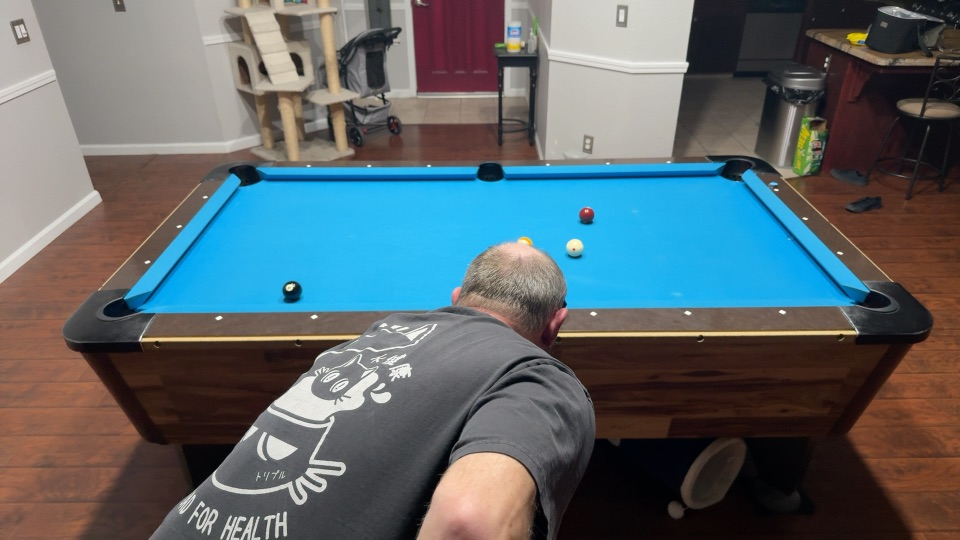
#> input picture 2026-10-26-2312-V3.0.1/shot001-before.jpg, 960 x 540 px, given as the content of the folder 12-V3.0.1/../../../2026-10-26-2312-V3.0.1/shot002-before.jpg, which was not available
$ python hstrip.py ../../../2026-10-26-2312-V3.0.1 ../../../2026-10-26-2312-V3.0.1/shot002-before.jpg ../../../2026-10-26-2312-V3.0.1/shot002-before.jpg
#> lines starting #> are read from the running program, lines starting #| are printed output that depends on the picture
import sys,os
from PIL import Image, ImageDraw
src,out=sys.argv[1],sys.argv[2]; names=sys.argv[3].split(',')
rows=[]
for n in names:
    fs=sorted(f for f in os.listdir(os.path.join(src,n)) if f.endswith('.jpg')); pick=[fs[int(i*(len(fs)-1)/5)] for i in range(6)]
    ims=[Image.open(os.path.join(src,n,f)) for f in pick]; w,h=ims[0].size; s=300/w
#> after `w, h = ims[0].size`: w = 960; h = 540
#> after `s = 300 / w`: s = 0.312
    row=Image.new('RGB',(6*305,int(h*s)+16),'black'); d=ImageDraw.Draw(row)
#> after `row = Image.new('RGB', (6 * 305, int(h * s) + 16), 'black')`: row: PIL image 1830x184 RGB; every value is 0
    for i,im in enumerate(ims): row.paste(im.resize((300,int(h*s))),(i*305,16))
#> this loop made 6 passes
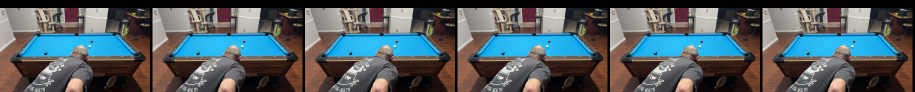
#> row: PIL image 1830x184 RGB (shown at 1/2 size); mean R, G, B 82.6, 92, 95.8
    d.text((4,2),n,fill='yellow'); rows.append(row)
sh=Image.new('RGB',(rows[0].width,sum(r.height for r in rows)),'black'); y=0
for r in rows: sh.paste(r,(0,y)); y+=r.height
#> this loop made 1 pass
#> y on pass 1: 184
#> after the loop, y = 184
sh.save(out,quality=85); print(ims[0].size)
#| (960, 540)

$ run again, on 2026-10-26-2312-V3.0.1/shot003-before.jpg
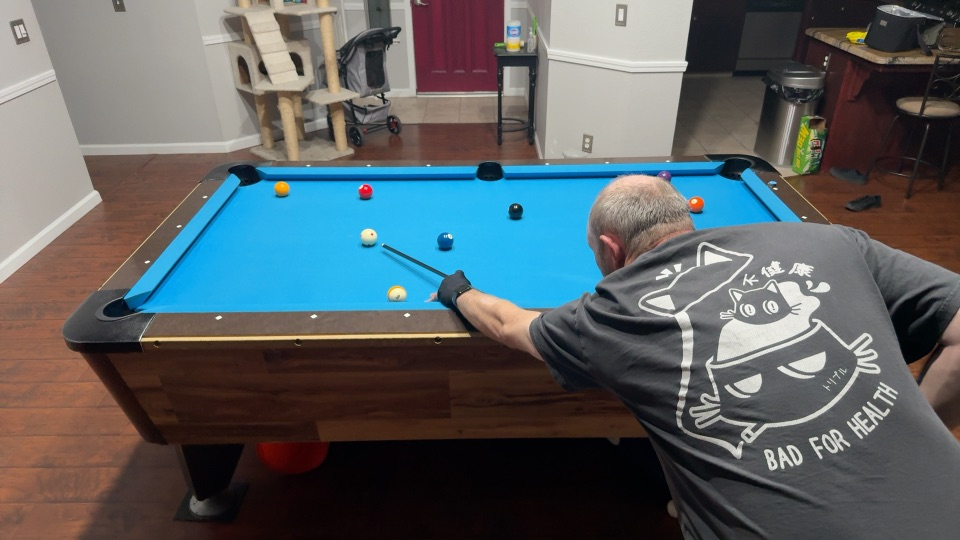
#> input picture 2026-10-26-2312-V3.0.1/shot003-before.jpg, 960 x 540 px, given as the content of the folder 12-V3.0.1/../../../2026-10-26-2312-V3.0.1/shot003-before.jpg, which was not available
#> the loop `for i,im in enumerate(ims): row.paste(im.resize((300,int(h*s))),(i*305..` made 6 passes
#> after the loop `for i,im in enumerate(ims): row.paste(im.resize((300,int(h*s))),(i*305..`:
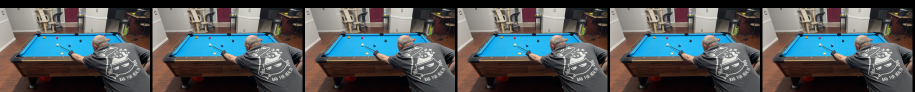
#> row: PIL image 1830x184 RGB (shown at 1/2 size); mean R, G, B 80.9, 86.5, 88.8
#> the loop `for r in rows: sh.paste(r,(0,y)); y+=r.height` made 1 pass
#> y on pass 1: 184
#> after the loop `for r in rows: sh.paste(r,(0,y)); y+=r.height`: y = 184
#| (960, 540)

$ run again, on 2026-10-26-2312-V3.0.1/shot004-before.jpg
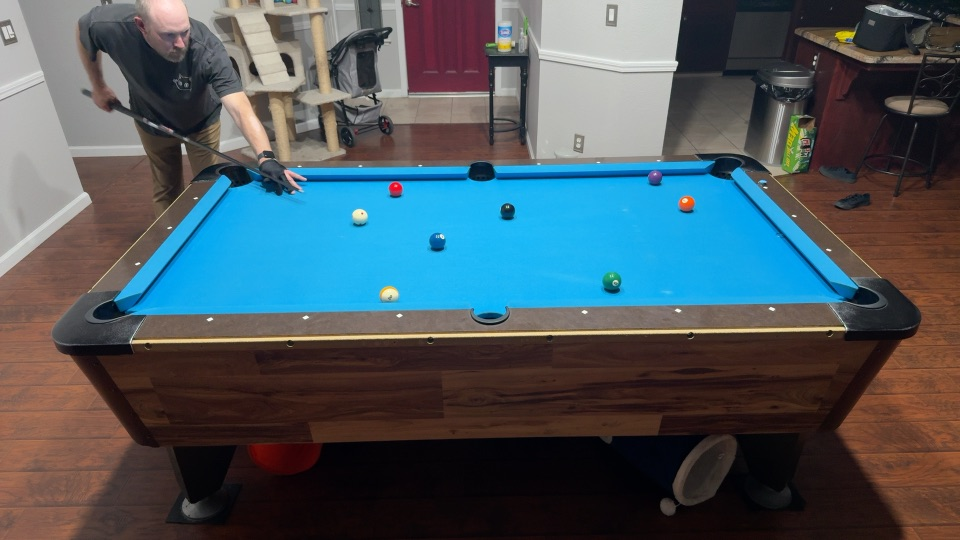
#> input picture 2026-10-26-2312-V3.0.1/shot004-before.jpg, 960 x 540 px, given as the content of the folder 12-V3.0.1/../../../2026-10-26-2312-V3.0.1/shot004-before.jpg, which was not available
#> the loop `for i,im in enumerate(ims): row.paste(im.resize((300,int(h*s))),(i*305..` made 6 passes
#> after the loop `for i,im in enumerate(ims): row.paste(im.resize((300,int(h*s))),(i*305..`:
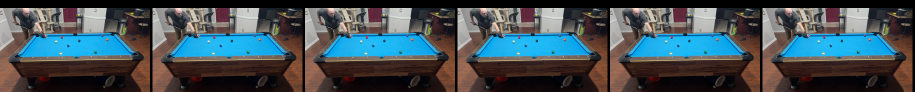
#> row: PIL image 1830x184 RGB (shown at 1/2 size); mean R, G, B 67.8, 79, 84.8
#> the loop `for r in rows: sh.paste(r,(0,y)); y+=r.height` made 1 pass
#> y on pass 1: 184
#> after the loop `for r in rows: sh.paste(r,(0,y)); y+=r.height`: y = 184
#| (960, 540)
